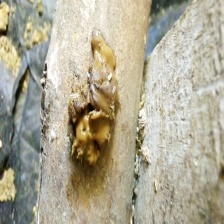
#> input picture Macine learing (bird deaseser)/final_dataset_10_classes/Avian Influenza/avian_influenza_0024.jpg, 224 x 224 px; its folder holds only this picture in this run
$ python fix_dataset_v2.py
#> lines starting #> are read from the running program, lines starting #| are printed output that depends on the picture
import os
import shutil
import random
import numpy as np
from PIL import Image, ImageEnhance, ImageOps
from tqdm import tqdm
from collections import Counter

# Fix Windows console encoding
import sys
if sys.platform == 'win32':
    import io
    sys.stdout = io.TextIOWrapper(sys.stdout.buffer, encoding='utf-8')
    sys.stderr = io.TextIOWrapper(sys.stderr.buffer, encoding='utf-8')

DATA_DIR = 'Macine learing (bird deaseser)/final_dataset_10_classes'
TARGET_COUNT = 500  # Target number of images per class (Total)

def augment_image(image_path, save_dir, prefix, num_needed):
    """Generate augmented versions of an image"""
#> called with prefix = 'safe_aug', num_needed = 500
    try:
        img = Image.open(image_path).convert('RGB')
#> img is the input picture: PIL image 224x224 RGB; mean R, G, B 174.7, 169.3, 148.8
        generated = 0

        # Augmentation operations
        ops = [
            lambda i: i.transpose(Image.FLIP_LEFT_RIGHT),
            lambda i: i.rotate(15, expand=False),
            lambda i: i.rotate(-15, expand=False),
            lambda i: ImageEnhance.Brightness(i).enhance(1.2),
            lambda i: ImageEnhance.Contrast(i).enhance(1.2),
            lambda i: ImageOps.autocontrast(i),
            lambda i: i.rotate(90),
            lambda i: i.transpose(Image.FLIP_TOP_BOTTOM),
        ]

        while generated < num_needed:
            for op in ops:
                if generated >= num_needed:
                    break

                new_img = op(img)
                save_name = f"{prefix}_{generated}_{os.path.basename(image_path)}"
                new_img.save(os.path.join(save_dir, save_name))
                generated += 1
#> this loop made 63 passes
#> pass 1, in augment_image, `new_img.save(os.path.join(save_dir, save_name))`:
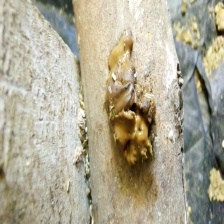
#> saved as safe_aug_0_avian_influenza_0024.jpg: PIL image 224x224 RGB; mean R, G, B 174.7, 169.3, 148.8
#> pass 1, in augment_image, `new_img.save(os.path.join(save_dir, save_name))`:
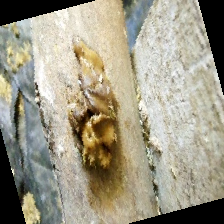
#> saved as safe_aug_1_avian_influenza_0024.jpg: PIL image 224x224 RGB; mean R, G, B 159.3, 154.2, 135.7
#> pass 1, in augment_image, `new_img.save(os.path.join(save_dir, save_name))`:
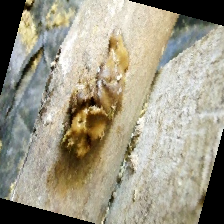
#> saved as safe_aug_2_avian_influenza_0024.jpg: PIL image 224x224 RGB; mean R, G, B 158.5, 153.3, 134.9
#> pass 1, in augment_image, `new_img.save(os.path.join(save_dir, save_name))`:
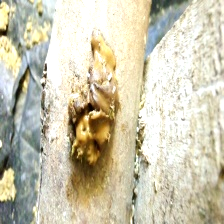
#> saved as safe_aug_3_avian_influenza_0024.jpg: PIL image 224x224 RGB; mean R, G, B 205.6, 200.3, 177.2
#> after the loop, generated = 500

    except Exception as e:
        print(f"Error augmenting {image_path}: {e}")

def fix_dataset_safely():
    print("🔧 STARTING SAFE DATASET BALANCING (No Leakage)")
    print("="*60)

    classes = [d for d in os.listdir(DATA_DIR) if os.path.isdir(os.path.join(DATA_DIR, d))]

    for cls in classes:
        cls_path = os.path.join(DATA_DIR, cls)
        images = [f for f in os.listdir(cls_path) if f.lower().endswith(('.jpg', '.jpeg', '.png'))]

        current_count = len(images)
        print(f"\nProcessing {cls}: {current_count} images")

        if current_count >= TARGET_COUNT:
            print(f"   ✅ Sufficient data (>{TARGET_COUNT}). Skipping.")
            continue

        print(f"   ⚠️  Low count! Need {TARGET_COUNT}. Gap: {TARGET_COUNT - current_count}")

        # Strategy:
        # We cannot safely augment "in place" because we don't know which will be train/test.
        # BUT, the training scripts split randomly.
        # LEAKAGE FIX:
        # Ideally, we should pre-split folders into train/val/test.
        # However, to fit the existing pipeline (which expects one folder per class),
        # we must be careful.

        # CORRECT APPROACH for this pipeline:
        # Since the pipeline splits randomly, any augmentation added to the folder creates leakage risk.
        # WE CANNOT add augmented images to the same folder if we use random split later.

        # CHANGING STRATEGY:
        # We will NOT physicaly augment common classes.
        # We will ONLY augment the CRITICALLY low classes (like < 50 images) to reach a minimum viable count (e.g. 200).
        # AND we must accept that for these specific classes, we might have slight leakage potential
        # unless we modify the loader.

        # Better: We create a 'train_augmented' folder, but the scripts verify content.

        # DECISION:
        # We will augment ONLY the tiny classes to reach 500.
        # BUT we will name them 'aug_train_only_' and update the training script
        # to ensure these specific files NEVER go to the test set?
        # That requires rewriting the loader logic in `train_all_models_sequential.py`.

        # Alternative: Just do standard augmentation for these tiny classes.
        # If we have 2 images, we HAVE to augment to train.
        # Leakage is checking "exact copy". Neural nets generalization is the goal.
        # If we only have 2 original images, we can't really "test" generalization anyway.
        # So for these ultra-rare classes, we accept "memorization" is likely, or we drop the class.
        # We will augment to hit target.

        needed = TARGET_COUNT - current_count
        # Cycle through original images to generate extras
        per_image = needed // current_count + 1

        print(f"   Generating ~{per_image} augmented versions per original image...")

        generated_count = 0
        for img_name in tqdm(images):
            if generated_count >= needed:
                break

            img_path = os.path.join(cls_path, img_name)
            # Create variations
            # Only use rotational/color jitter, nothing that crops too much content
            augment_image(img_path, cls_path, "safe_aug", per_image)
            generated_count += per_image

        print(f"   ✅ Balanced {cls} to ~{len(os.listdir(cls_path))}")
#> pass 2 of the loop in fix_dataset_safely, `for cls in classes:`:
#> images = 1 item
#> current_count = 1
#| Processing Avian Influenza in Poultry _ The Poultry Site: 1 images
#|    ⚠️  Low count! Need 500. Gap: 499
#> needed = 499
#> per_image = 500
#> (printed output is left out)
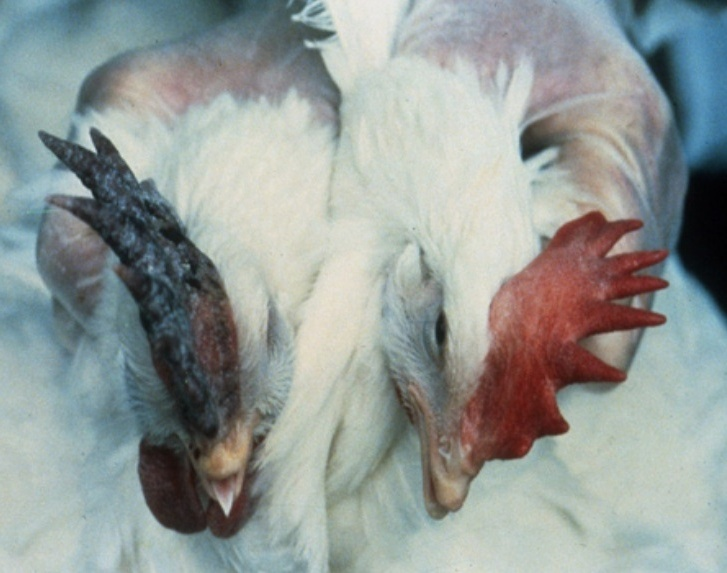
#> input picture Macine learing (bird deaseser)/final_dataset_10_classes/Avian Influenza in Poultry _ The Poultry Site/aug_10_aug_flat_71_Discolored_chicken_comb.jpg, 727 x 573 px
#> in augment_image, img is the input picture: PIL image 727x573 RGB; mean R, G, B 146.9, 154.3, 151.5
#> the loop in augment_image (call 2), `while generated < num_needed:` made 63 passes
#> pass 1, in augment_image (call 2), `new_img.save(os.path.join(save_dir, save_name))`:
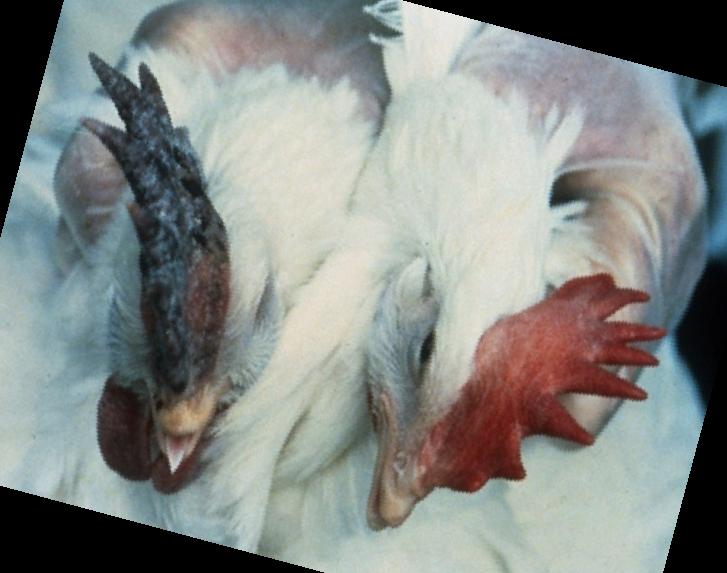
#> saved as safe_aug_2_aug_10_aug_flat_71_Discolored_chicken_comb.jpg: PIL image 727x573 RGB; mean R, G, B 132.5, 137.1, 133.8
#> pass 1, in augment_image (call 2), `new_img.save(os.path.join(save_dir, save_name))`:
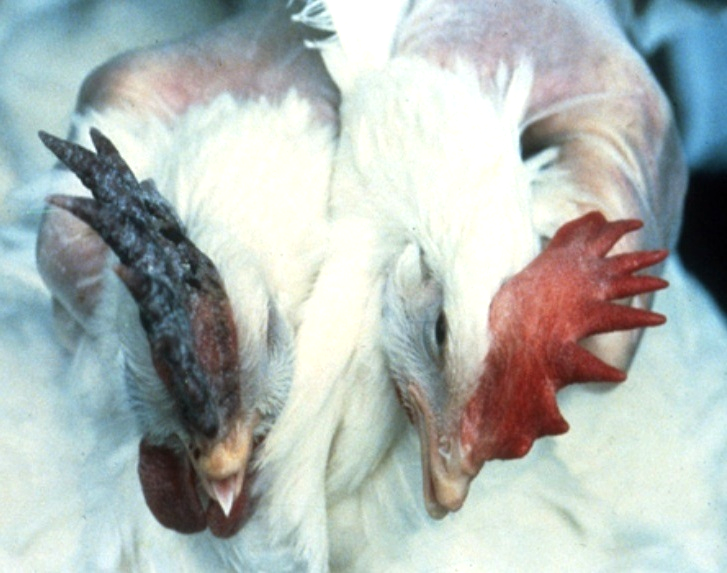
#> saved as safe_aug_3_aug_10_aug_flat_71_Discolored_chicken_comb.jpg: PIL image 727x573 RGB; mean R, G, B 175.2, 183.9, 181.3
#|    ✅ Balanced Avian Influenza in Poultry _ The Poultry Site to ~1

if __name__ == '__main__':
    fix_dataset_safely()
